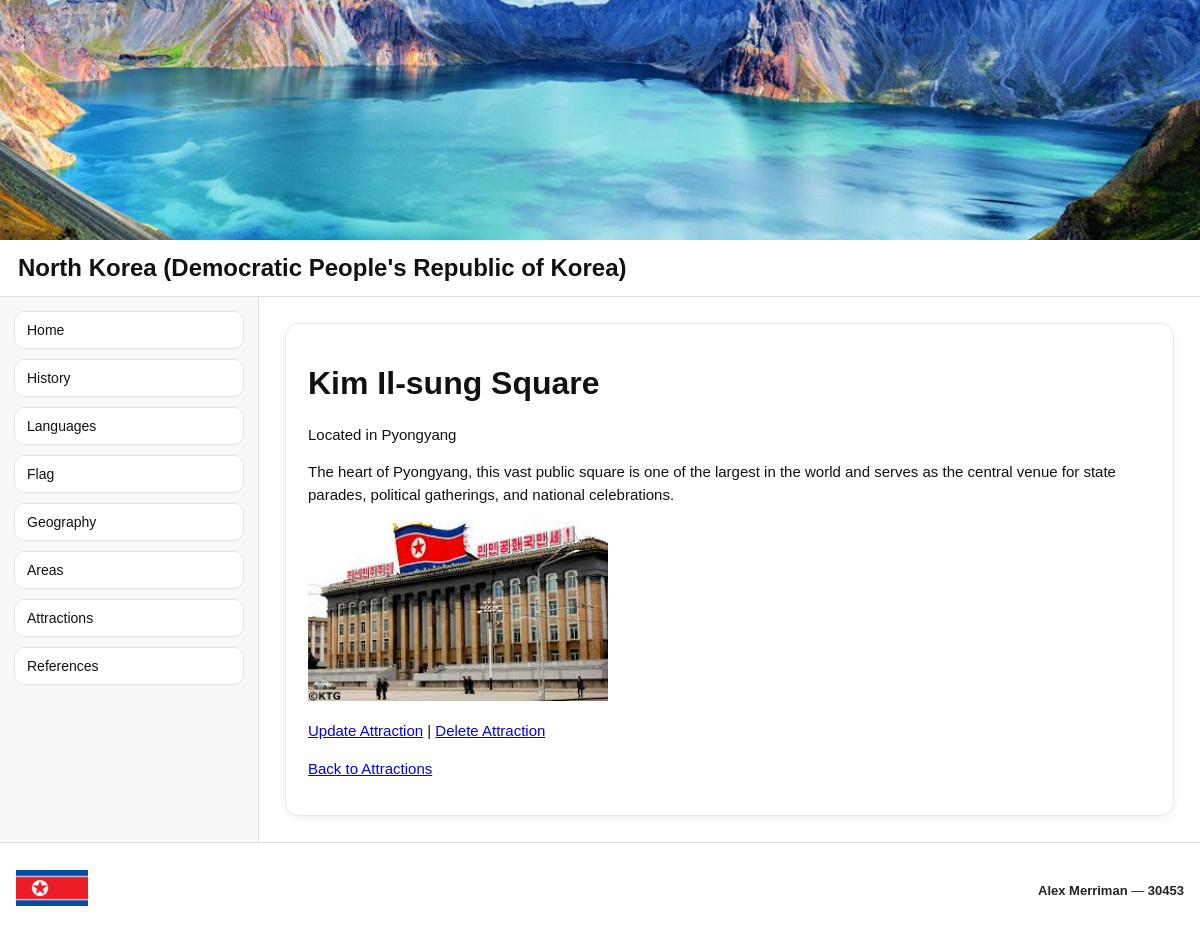
The page /geography/attraction/1/ on the database its author committed.
### geography/models.py (models this page shows, shortened)
class Attraction(models.Model):
    area = models.ForeignKey(Area, on_delete=models.CASCADE)
    attraction_name = models.CharField(max_length=200)
    description = models.TextField(blank=True)
    image = models.ImageField(upload_to='attractions/', blank=True, null=True)

class Area(models.Model):
    area_name = models.CharField(max_length=200)
    area_type = models.CharField(max_length=200)

### geography/views.py (the view)
# urls.py: path('attraction/<int:pk>/', views.AttractionDetail.as_view(), name='attractiondetail'),
class AttractionDetail(DetailView):
    model = Attraction
    template_name = 'geography/attraction_detail.html'
    def get_context_data(self, **kwargs):
        context = super().get_context_data(**kwargs)
        context['country'] = COUNTRY_NAME
        context['page_title'] = self.object.attraction_name
        context['page_meta'] = {
            "title": self.object.attraction_name,
            "last_updated": None,
        }
        return context

### geography/templates/geography/attraction_detail.html
{% extends 'pages/base.html' %}
{% block content %}
<h1>{{ attraction.attraction_name }}</h1>
<p>Located in {{ attraction.area.area_name }}</p>
<p>{{ attraction.description }}</p>
{% if attraction.image %}
    <img src="{{ attraction.image.url }}" alt="{{ attraction.attraction_name }}" width="300">
{% else %}
    <p>No image uploaded yet.</p>
{% endif %}
<p>
    <a href="{% url 'attractionupdate' attraction.pk %}">Update Attraction</a>
    |
    <a href="{% url 'attractiondelete' attraction.pk %}">Delete Attraction</a>
</p>
<p><a href="{% url 'attractionlist' %}">Back to Attractions</a></p>
{% endblock %}

### static/site.css (style rules this page uses)
html, body { height: 100%; }
body { margin: 0; font-family: Arial, sans-serif; background: #f4f4f4; color: #111; }
.content p { line-height: 1.5; font-size: 15px; }

### rows shown on the page
Attraction: attraction_name "Kim Il-sung Square", area.area_name "Pyongyang", description "The heart of Pyongyang, this vast public square is one of the largest in the world and serves as the central venue for state parades, political gatherings, and national celebrations.", image (picture)

### other values the page prints
{{ country }} "North Korea (Democratic People's Republic of Korea)"
